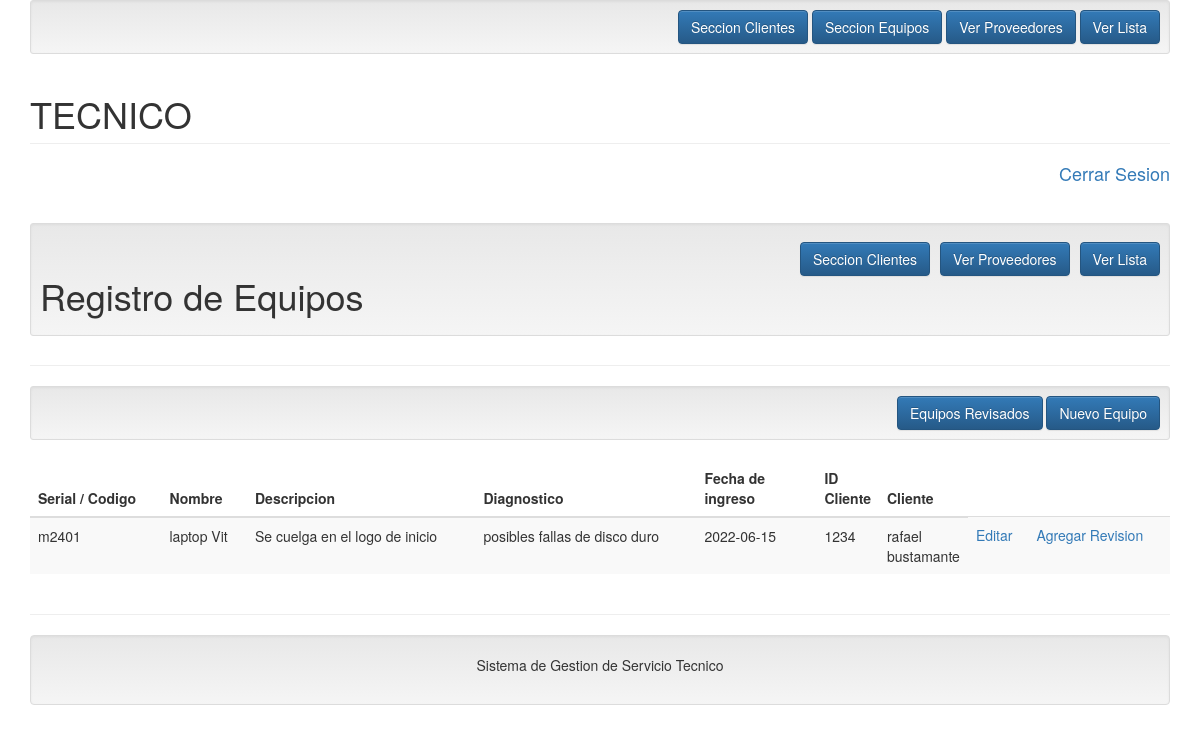
/view/home_tec.php?c=Equipo&a=Index, run on the app's committed database.
### tables this page shows
CREATE TABLE `equipo` (
  `idEquipo` int(11) NOT NULL,
  `idCodigo` varchar(45) NOT NULL,
  `nombre_e` varchar(45) NOT NULL,
  `descripcion` varchar(80) NOT NULL,
  `prev_diag` varchar(80) NOT NULL,
  `fecha_ingre` date NOT NULL,
  `Cliente_idCliente` int(11) NOT NULL
);

CREATE TABLE `cliente` (
  `idCliente` int(11) NOT NULL,
  `idCedula` varchar(45) DEFAULT NULL,
  `Nombre` varchar(45) NOT NULL,
  `Apellido` varchar(45) NOT NULL,
  `Direccion` varchar(45) DEFAULT NULL,
  `Telefono` varchar(45) NOT NULL,
  `Correo` varchar(45) NOT NULL,
  `Empleado_idEmpleado` int(11) NOT NULL
);

### controller/equipo.controller.php (called while the page is built, shortened)
<?php
require_once 'model/equipo_m.php';
class EquipoController{
    public function __CONSTRUCT(){
        $this->model = new Equipo();
    }
    public function Index(){
        require_once 'view/header.php';
        require_once 'view/equipo_v/equipo_vista.php';
        require_once 'view/footer.php';
    }
}

### model/database.php (called while the page is built)
<?php
class Database
{
    public static function StartUp()
    {
        $pdo = new PDO('mysql:host=localhost;dbname=s_system;charset=utf8', 'root', '');
        $pdo->setAttribute(PDO::ATTR_ERRMODE, PDO::ERRMODE_EXCEPTION);
        return $pdo;
    }
}

### model/equipo_m.php (called while the page is built, shortened)
<?php
class Equipo{
    private $pdo;
    public function __CONSTRUCT()
    {
        try {
            $this->pdo = Database::StartUp();
        } catch (Exception $e) {
            die($e->getMessage());
        }
    }
    public function Listar()
	{
		try
		{
			$stm = $this->pdo->prepare("SELECT * FROM equipo, cliente
										WHERE idCliente = Cliente_idCliente");
			$stm->execute();
			return $stm->fetchAll(PDO::FETCH_OBJ);
		}
		catch(Exception $e)
		{
			die($e->getMessage());
		}
	}
}

### view/equipo_v/equipo_vista.php (the view)
<h4 align="right"><a href="?c=Usuario&a=Index">Cerrar Sesion</a></h4>
<h1 class="page-header">
<div class="well well-sm text-right">
    <a class="btn btn-primary" href="?c=Cliente&a=Index">Seccion Clientes</a>
    <a class="btn btn-primary" href="?c=Proveedor&a=Mostrar">Ver Proveedores</a>
    <a class="btn btn-primary" href="?c=Lista&a=Mostrar">Ver Lista</a>
    <p align="left"> Registro de Equipos </p>
    </div>
</h1>
<div class="well well-sm text-right">
    <a class="btn btn-primary" href="?c=Equipo&a=MostrarRev">Equipos Revisados</a>
    <a class="btn btn-primary" href="?c=Equipo&a=Crud">Nuevo Equipo</a>
</div>
<table class="table table-striped">
    <thead>
        <tr>
            <th>Serial / Codigo</th>
            <th>Nombre</th>
            <th>Descripcion</th>
            <th>Diagnostico</th>
            <th style="width:120px;">Fecha de ingreso</th>
            <th style="width:60px;">ID Cliente</th>
            <th style="width:60px;">Cliente</th>
        </tr>
    </thead>
    <tbody>
    <?php foreach($this->model->Listar() as $r): ?>
        <tr>
            <td><?php echo $r->idCodigo?></td>
            <td><?php echo $r->nombre_e; ?></td>
            <td><?php echo $r->descripcion; ?></td>
            <td><?php echo $r->prev_diag; ?></td>
            <td><?php echo $r->fecha_ingre; ?></td>
            <td><?php echo $r->idCedula; ?></td>
            <td><?php echo $r->Nombre." ".$r->Apellido; ?></td>
            <td>
                <a href="?c=Equipo&a=Crud&idEquipo=<?php echo $r->idEquipo; ?>">Editar</a>
            </td>
            <td>
            <a href="?c=Equipo&a=Crud2&idEquipo=<?php echo $r->idEquipo; ?>">Agregar Revision</a>
            </td>
        </tr>
    <?php endforeach; ?>
    </tbody>
</table>

### data on the page
equipo: idCodigo "m2401", nombre_e "laptop Vit", descripcion "Se cuelga en el logo de inicio", prev_diag "posibles fallas de disco duro", fecha_ingre "2022-06-15", Cliente_idCliente.idCedula "1234", Cliente_idCliente.Nombre "rafael", Cliente_idCliente.Apellido "bustamante"
